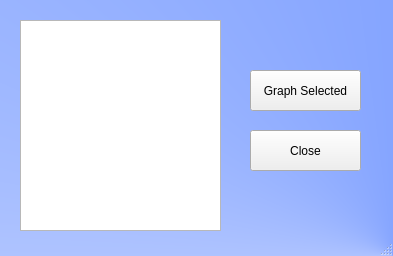
<?xml version="1.0" encoding="UTF-8"?>
<ui version="4.0">
 <class>MainWindow</class>
 <widget class="QMainWindow" name="MainWindow">
  <property name="geometry">
   <rect>
    <x>0</x>
    <y>0</y>
    <width>393</width>
    <height>256</height>
   </rect>
  </property>
  <property name="windowTitle">
   <string>MainWindow</string>
  </property>
  <property name="styleSheet">
   <string notr="true">#MainWindow
{
background-color: qconicalgradient(cx:1, cy:1, angle:0, stop:0 rgba(93, 135, 255, 255), stop:1 rgba(255, 255, 255, 255));
}</string>
  </property>
  <widget class="QWidget" name="centralwidget">
   <widget class="QListWidget" name="listWidget">
    <property name="geometry">
     <rect>
      <x>20</x>
      <y>20</y>
      <width>201</width>
      <height>211</height>
     </rect>
    </property>
   </widget>
   <widget class="QPushButton" name="pushButton">
    <property name="geometry">
     <rect>
      <x>250</x>
      <y>70</y>
      <width>111</width>
      <height>41</height>
     </rect>
    </property>
    <property name="text">
     <string>Graph Selected</string>
    </property>
   </widget>
   <widget class="QPushButton" name="pushButton_2">
    <property name="geometry">
     <rect>
      <x>250</x>
      <y>130</y>
      <width>111</width>
      <height>41</height>
     </rect>
    </property>
    <property name="text">
     <string>Close</string>
    </property>
   </widget>
  </widget>
  <widget class="QMenuBar" name="menubar">
   <property name="geometry">
    <rect>
     <x>0</x>
     <y>0</y>
     <width>393</width>
     <height>21</height>
    </rect>
   </property>
  </widget>
  <widget class="QStatusBar" name="statusbar"/>
 </widget>
 <resources/>
 <connections/>
</ui>
